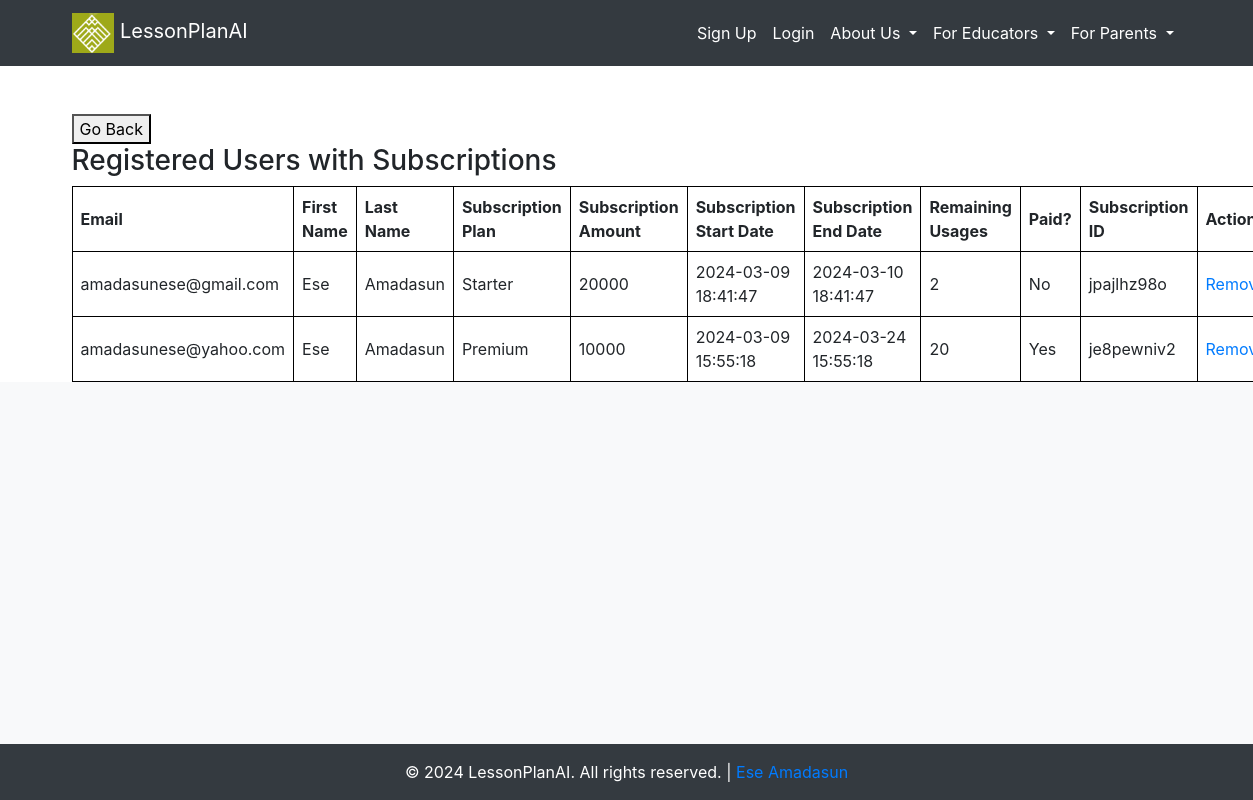
The page /subscribed_users on the database as committed earlier.
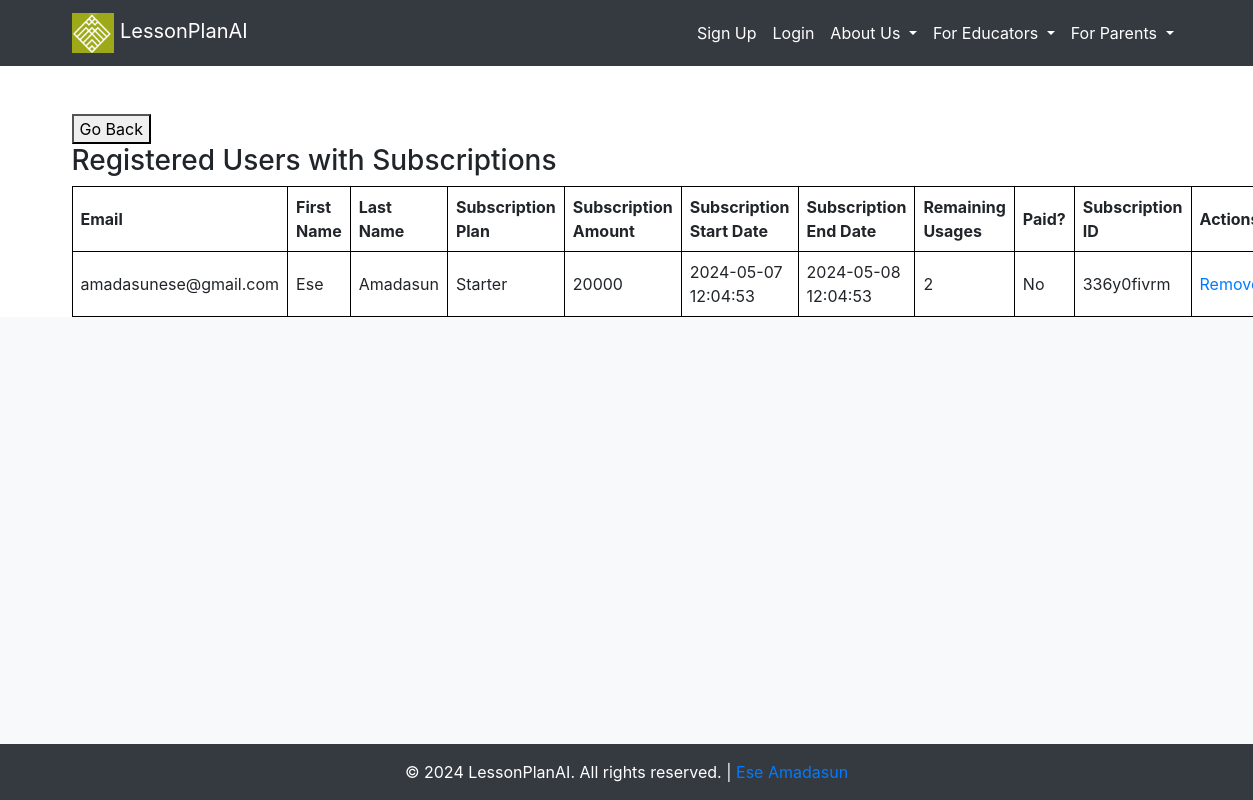
The same page on the database as committed later.
### src/accounts/models.py (models this page shows, shortened)
class User(UserMixin, db.Model):
    __tablename__ = "users"
    id = db.Column(db.Integer, primary_key=True)
    email = db.Column(db.String, unique=True, nullable=False)
    first_name = db.Column(db.String, nullable=False)
    last_name = db.Column(db.String, nullable=False)
    password = db.Column(db.String, nullable=False)
    created_on = db.Column(db.DateTime, nullable=False)
    is_admin = db.Column(db.Boolean, nullable=False, default=False)
    is_confirmed = db.Column(db.Boolean, nullable=True, default=False)
    confirmed_on = db.Column(db.DateTime, nullable=True)
    subscription = db.relationship('Subscription', backref='user', uselist=False)
    tutor = db.relationship('Tutor', backref='user', uselist=False)

class Subscription(db.Model):
    __tablename__ = "subscriptions"
    id = db.Column(db.Integer, primary_key=True)
    plan = db.Column(db.String(50))
    amount = db.Column(db.Integer)
    start_date = db.Column(db.DateTime, default=datetime.utcnow)
    end_date = db.Column(db.DateTime)
    remaining_usages = db.Column(db.Integer)
    paid = db.Column(db.Boolean, default=False)
    user_id = db.Column(db.Integer, db.ForeignKey('users.id'), nullable=False)
    paystack_subscription_id = db.Column(db.String(50), nullable=False)

### src/core/views.py (the view)
@core_bp.route('/subscribed_users')
def subscribed_users():
    users = User.query.filter(User.subscription != None).all()
    return render_template('accounts/subscribed_users.html', users=users)

### src/templates/accounts/subscribed_users.html
{% extends "_base.html" %}
{% block content %}
<button onclick="window.history.back();">Go Back</button>
<br>
<h3>Registered Users with Subscriptions</h3>
  <table style="border-collapse: collapse; width: 100%;">
    <tr>
      <th style="border: 1px solid black;">Email</th>
      <th style="border: 1px solid black;">First Name</th>
      <th style="border: 1px solid black;">Last Name</th>
      <th style="border: 1px solid black;">Subscription Plan</th>
      <th style="border: 1px solid black;">Subscription Amount</th>
      <th style="border: 1px solid black;">Subscription Start Date</th>
      <th style="border: 1px solid black;">Subscription End Date</th>
      <th style="border: 1px solid black;">Remaining Usages</th>
      <th style="border: 1px solid black;">Paid?</th>
      <th style="border: 1px solid black;">Subscription ID</th>
      <th style="border: 1px solid black;">Actions</th>
    </tr>
    {% for user in users %}
      {% if user.subscription %}
        <tr>
          <td style="border: 1px solid black;">{{ user.email }}</td>
          <td style="border: 1px solid black;">{{ user.first_name }}</td>
          <td style="border: 1px solid black;">{{ user.last_name }}</td>
          <td style="border: 1px solid black;">{{ user.subscription.plan }}</td>
          <td style="border: 1px solid black;">{{ user.subscription.amount }}</td>
          <td style="border: 1px solid black;">{{ user.subscription.start_date.strftime('%Y-%m-%d %H:%M:%S') }}</td>
          <td style="border: 1px solid black;">{{ user.subscription.end_date.strftime('%Y-%m-%d %H:%M:%S') }}</td>
          <td style="border: 1px solid black;">{{ user.subscription.remaining_usages }}</td>
          <td style="border: 1px solid black;">{{ 'Yes' if user.subscription.paid else 'No' }}</td>
          <td style="border: 1px solid black;">{{ user.subscription.paystack_subscription_id }}</td>
          <td style="border: 1px solid black;">
            <a href="{{ url_for('core.delete_subscribed_user', subscription_id=user.subscription.id) }}">Remove</a>
          </td>
        </tr>
      {% endif %}
    {% endfor %}
  </table>
  {% endblock %}

Rows that differ between the two databases and show on the page:
no longer on this page (row edited): User: email "amadasunese@yahoo.com", first_name "Ese", last_name "Amadasun", subscription.plan "Premium", subscription.amount "10000", subscription.start_date "2024-03-09 15:55:18", subscription.end_date "2024-03-24 15:55:18", subscription.remaining_usages "20", subscription.paystack_subscription_id "je8pewniv2"
removed Subscription: paid "Yes"
changed User "amadasunese@gmail.com": subscription.start_date "2024-03-09 18:41:47" → "2024-05-07 12:04:53"; subscription.end_date "2024-03-10 18:41:47" → "2024-05-08 12:04:53"; subscription.paystack_subscription_id "jpajlhz98o" → "336y0fivrm"
